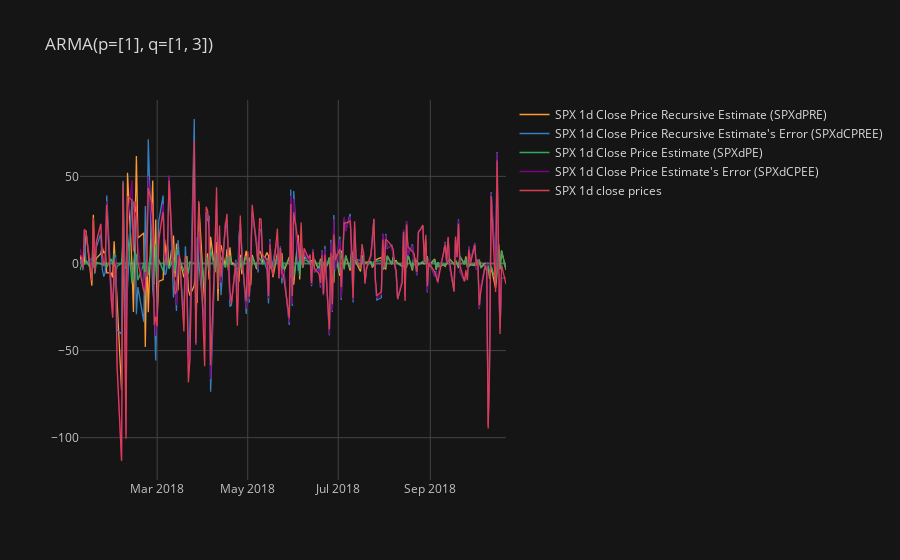

Notebook code for this chart:
### Code cell
SPX_Y_hat_df[["SPX 1d Close Price Recursive Estimate (SPXdPRE)",
              "SPX 1d Close Price Recursive Estimate's Error (SPXdCPREE)",
              "SPX 1d Close Price Estimate (SPXdPE)",
              "SPX 1d Close Price Estimate's Error (SPXdCPEE)",
              "SPX 1d close prices"]
             ].iplot(title = f"ARMA(p={p}, q={q})", theme = "solar")
SPX_Y_hat_df

### Figure 1 — Plotly figure (JSON) as saved in the notebook; plotly's stock layout.template omitted (floating-point values rounded to 4 significant figures; data arrays with more than 128 entries replaced by an {"elided": "..."} marker saying what was removed)
{"data": [{"line": {"color": "rgba(255, 153, 51, 1.0)", "dash": "solid", "shape": "linear", "width": 1.3}, "mode": "lines", "name": "SPX 1d Close Price Recursive Estimate (SPXdPRE)", "text": "", "type": "scatter", "x": {"elided": "200 str values"}, "y": {"elided": "200 float values"}}, {"line": {"color": "rgba(55, 128, 191, 1.0)", "dash": "solid", "shape": "linear", "width": 1.3}, "mode": "lines", "name": "SPX 1d Close Price Recursive Estimate's Error (SPXdCPREE)", "text": "", "type": "scatter", "x": {"elided": "200 str values"}, "y": {"elided": "200 float values"}}, {"line": {"color": "rgba(50, 171, 96, 1.0)", "dash": "solid", "shape": "linear", "width": 1.3}, "mode": "lines", "name": "SPX 1d Close Price Estimate (SPXdPE)", "text": "", "type": "scatter", "x": {"elided": "200 str values"}, "y": {"elided": "200 float values"}}, {"line": {"color": "rgba(128, 0, 128, 1.0)", "dash": "solid", "shape": "linear", "width": 1.3}, "mode": "lines", "name": "SPX 1d Close Price Estimate's Error (SPXdCPEE)", "text": "", "type": "scatter", "x": {"elided": "200 str values"}, "y": {"elided": "200 float values"}}, {"line": {"color": "rgba(219, 64, 82, 1.0)", "dash": "solid", "shape": "linear", "width": 1.3}, "mode": "lines", "name": "SPX 1d close prices", "text": "", "type": "scatter", "x": {"elided": "200 str values"}, "y": {"elided": "200 float values"}}], "layout": {"autosize": true, "legend": {"bgcolor": "#151516", "font": {"color": "#D9D9D9"}}, "paper_bgcolor": "#151516", "plot_bgcolor": "#151516", "title": {"font": {"color": "#D9D9D9"}, "text": "ARMA(p=[1], q=[1, 3])"}, "xaxis": {"autorange": true, "gridcolor": "#434343", "range": ["2018-01-08", "2018-10-22"], "showgrid": true, "tickfont": {"color": "#C2C2C2"}, "title": {"font": {"color": "#D9D9D9"}, "text": ""}, "type": "date", "zerolinecolor": "#666570"}, "yaxis": {"autorange": true, "gridcolor": "#434343", "range": [-124.3, 93.83], "showgrid": true, "tickfont": {"color": "#C2C2C2"}, "title": {"font": {"color": "#D9D9D9"}, "text": ""}, "type": "linear", "zerolinecolor": "#666570"}}}
